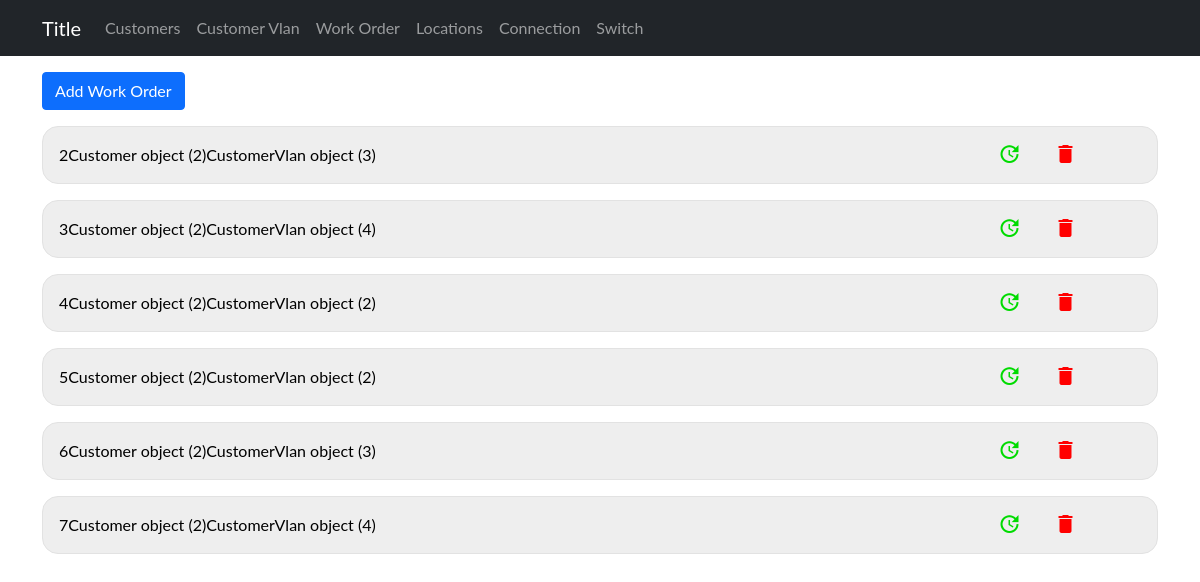
The app's page /devices/workorder, older data.
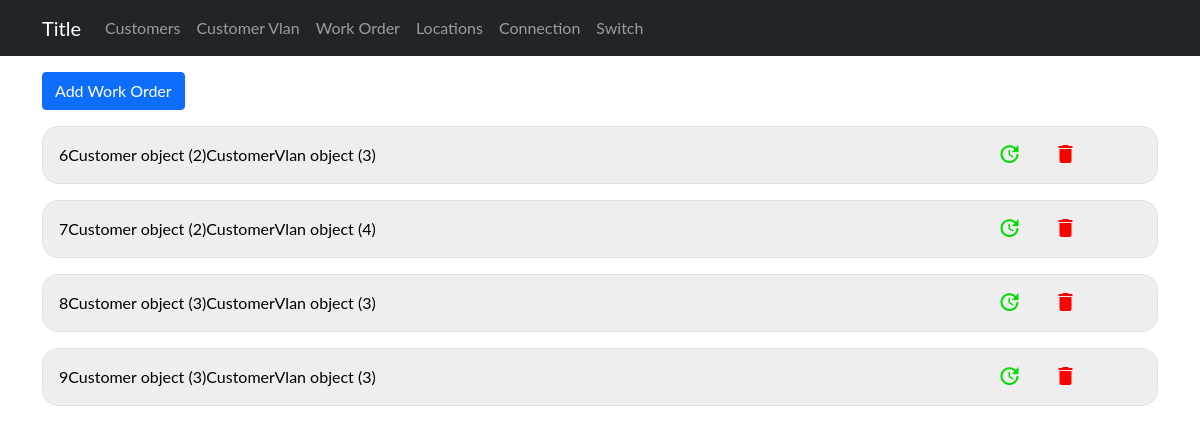
The same page, newer data.
### sitadevices/models.py (models this page shows)
class WorkOrder(models.Model):
        company_id = models.ForeignKey(Customer, on_delete=models.CASCADE)
        vlan_number = models.ForeignKey(CustomerVlan, on_delete=models.CASCADE)
        submitted_date_time = models.DateTimeField(default=timezone.now)

class Customer(models.Model):
    company_name = models.CharField(max_length=255)
    contact_person = models.CharField(max_length=255)
    email = models.EmailField()
    phone = models.IntegerField()
    active = models.CharField(choices=yesno, max_length=200)
    submitted_date_time = models.DateTimeField(default=timezone.now)

class CustomerVlan(models.Model):
    custumor = models.ForeignKey(Customer, on_delete=models.CASCADE)
    vlan_number = models.IntegerField()
    usage = models.CharField(choices=usages, max_length=200)
    config_date = models.DateTimeField()
    vlan_description = models.TextField()
    ip_config = models.CharField(choices=ip, max_length=200)
    dhcp_ip_range = models.CharField(max_length=50)
    lan_ip_range = models.CharField(max_length=50)
    lan_subnet_mask = models.CharField(max_length=50)
    wan_public_ip = models.CharField(max_length=50)
    wan_subnet_mask = models.CharField(max_length=50)
    bandwidth = models.IntegerField()
    additional_config = models.TextField()
    remark = models.TextField()
    disconnection_date = models.DateField(null=True, blank=True)
    submitted_date_time = models.DateTimeField(default=timezone.now)

### sitadevices/views.py (the view)
# urls.py: path('workorder', WorkOrders, name="workorderlist"),
def WorkOrders(request):
    WorkOrders = WorkOrder.objects.all()
    dic = {
        'workorder': WorkOrders,
    }
    return render(request, 'admin/WorkOrder/workorder.html', {'dic': dic})

### sitadevices/templates/admin/WorkOrder/workorder.html
{% extends '../base1.html' %}
{% block content %}
<div class="container">
    <a href="{%url 'device:workorderinp' %}"><button type="button" class="btn btn-primary mt-3">  Add Work Order</button></a>
{% for workorder in dic.workorder %}
    <div class="grid">
        <a href="{%url 'device:workorderind' workorder.id%}">
            <div class="flex">
                <p>{{workorder.id}}</p>
            <p>{{workorder.company_id}}</p>
            <p>{{workorder.vlan_number}}</p>
            </div>
        </a>
        <div class="delupd">
            <a class="upd" href="{%url 'device:workorderupd' workorder.id%}"><span class="material-icons md-36">update</span></a>
            <a class="del" href="{%url 'device:workorderdel' workorder.id%}"><span class="material-icons md-36">delete</span></a>
        </div>
    </div>
{% endfor %}
</div>
{% endblock  %}

### sitadevices/templates/admin/base1.html (shortened to what this page needs)
{% load static %}
<!DOCTYPE html>
<html lang="en">
<head>
    <link href="https://cdn.jsdelivr.net/npm/bootstrap@5.1.3/dist/css/bootstrap.min.css" rel="stylesheet">
    <link rel="stylesheet" href="{%static 'Css/devices/styles.css'%}">
</head>
    </head>
    <body>
      <nav class="navbar navbar-expand-lg sticky-top navbar-dark bg-dark">
        <div class="container">
          <a class="navbar-brand" href="#">Title</a>
          <div class="collapse navbar-collapse" id="navbarSupportedContent">
            <ul class="navbar-nav me-auto mb-2 mb-lg-0">
              <li class="nav-item">
                <a class="nav-link" href="{%url 'device:customerlist'%}" >Customers</a>
              </li>
              <li class="nav-item">
                <a href="{%url 'device:customerVlanlist'%}" class="nav-link">Customer Vlan</a>
              </li>
              <li class="nav-item">
                <a href="{%url 'device:workorderlist'%}" class="nav-link">Work Order</a>
              </li>
              <li class="nav-item">
                <a href="{%url 'device:locationlist'%}" class="nav-link">Locations</a>
              </li>
              <li class="nav-item">
                <a href="{%url 'device:connectionlist'%}" class="nav-link">Connection</a>
              </li>
              <li class="nav-item">
                <a href="{%url 'device:switchlist'%}" class="nav-link">Switch</a>
              </li>
          </div>
        </div>
      </nav>
    <div class="main">
        <div class="rel">{% block content %}{% endblock%}</div>
    </div>
    </body>
</html>

### static/Css/devices/styles.css (style rules this page uses)
h1,h2,h3,h4,p,a { margin:0; padding:0; }
a { text-decoration: none; color: black; }
.grid { display:grid; grid-template-columns: 80% 20% ; border-radius: 1rem; border: 0.5px solid rgb(226, 226, 226); background-color: rgb(238, 238, 238); margin-top: 1em; transition: 0.5s; }
.flex { display:flex; flex-direction: row; margin:1rem 1rem; }
.delupd { display: flex; flex-direction: row; align-content: center; justify-content: center; gap: 2rem; margin-right:1em; }
.del { padding-top: 15px; color:red; }
.upd { padding-top: 15px; color: rgb(0, 219, 0); }

### sitadevices/templates/admin/base1.html (style rules this page uses)
body { font-family: "Lato", sans-serif; }

Row changes from the older to the newer data that the page shows:
removed WorkOrder: id "2", company_id "Customer object (2)", vlan_number "CustomerVlan object (3)"
removed WorkOrder: id "3", company_id "Customer object (2)", vlan_number "CustomerVlan object (4)"
removed WorkOrder: id "4", company_id "Customer object (2)", vlan_number "CustomerVlan object (2)"
removed WorkOrder: id "5", company_id "Customer object (2)", vlan_number "CustomerVlan object (2)"
added WorkOrder: id "8", company_id "Customer object (3)", vlan_number "CustomerVlan object (3)"
added WorkOrder: id "9", company_id "Customer object (3)", vlan_number "CustomerVlan object (3)"
